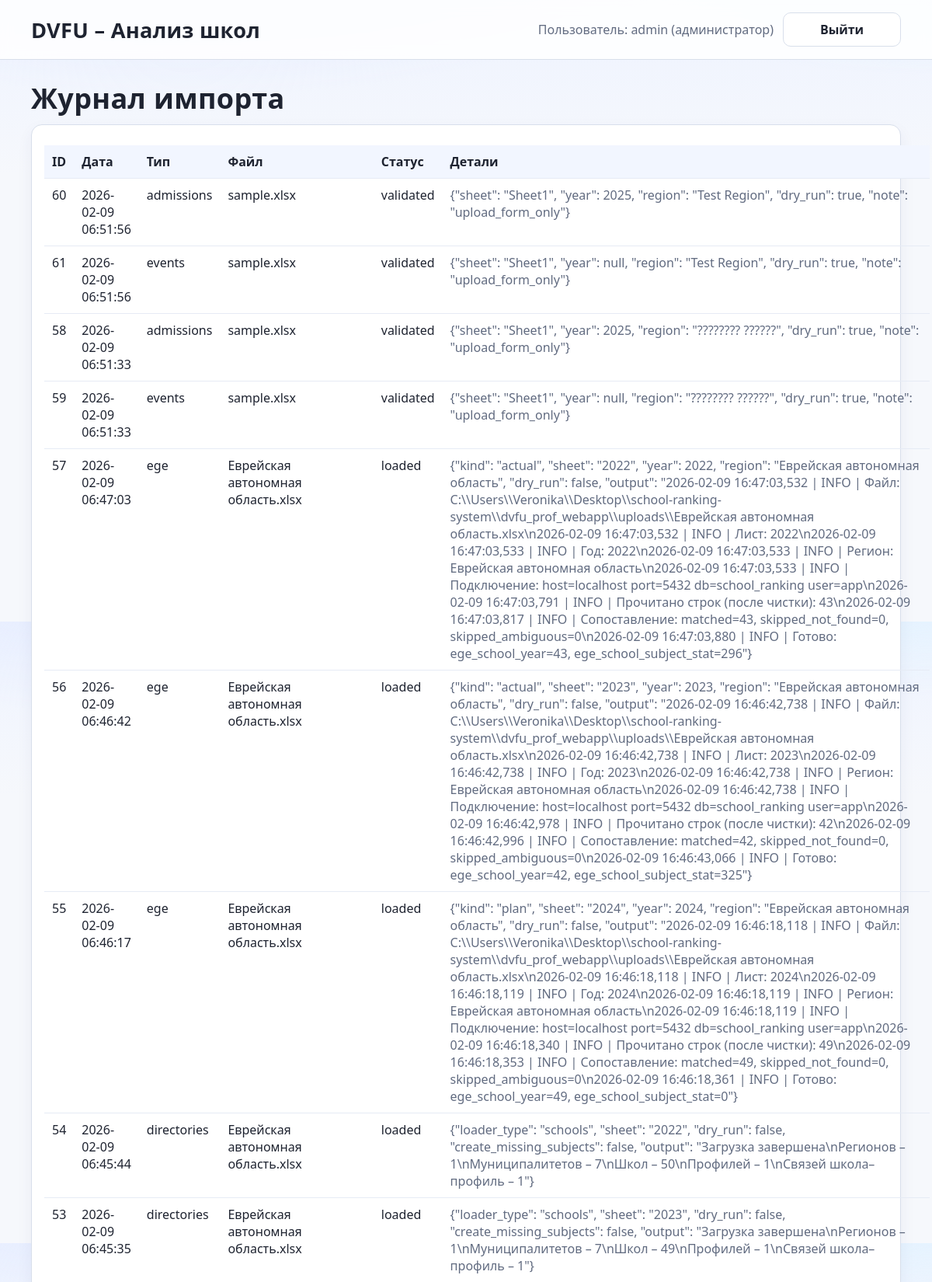
Screenshot of /data/history (signed in, upper part) with the database file from the repository.
### db.py (models this page shows)
class Base(DeclarativeBase):
    pass

class User(Base):
    __tablename__ = "user"
    id = Column(Integer, primary_key=True)
    login = Column(String(64), unique=True, nullable=False, index=True)
    password_hash = Column(String(256), nullable=False)
    is_admin = Column(Boolean, default=False, nullable=False)
    created_at = Column(DateTime(timezone=True), server_default=sqlfunc.now(), nullable=False)

class ImportJob(Base):
    __tablename__ = "import_job"
    id = Column(Integer, primary_key=True)
    job_type = Column(String(32), nullable=False)  # ege | admissions | events
    filename = Column(String(255), nullable=False)
    status = Column(String(32), nullable=False, default="uploaded")  # uploaded | validated | loaded | error
    details = Column(Text, nullable=True)
    created_at = Column(DateTime(timezone=True), server_default=sqlfunc.now(), nullable=False)

### routes.py (the view)
@router.get("/data/history")
def history_page(request: Request, db: Session = Depends(get_db)):
    user = require_user(request, db)
    jobs = db.query(ImportJob).order_by(ImportJob.created_at.desc()).all()
    return render("history.html", {"request": request, "user": user, "jobs": jobs})

### templates/history.html (shortened to what this page needs)
{% extends "base.html" %}
{% block content %}
<h1>Журнал импорта</h1>
<div class="card">
  <table class="table">
    <thead>
      <tr>
        <th>ID</th>
        <th>Дата</th>
        <th>Тип</th>
        <th>Файл</th>
        <th>Статус</th>
        <th>Детали</th>
      </tr>
    </thead>
    <tbody>
    {% for j in jobs %}
      <tr>
        <td>{{ j.id }}</td>
        <td>{{ j.created_at }}</td>
        <td>{{ j.job_type }}</td>
        <td>{{ j.filename }}</td>
        <td>{{ j.status }}</td>
        <td class="muted">{{ j.details }}</td>
      </tr>
    {% endfor %}
    </tbody>
  </table>
</div>
{% endblock %}

### templates/base.html (shortened to what this page needs)
<!doctype html>
<html lang="ru">
<head>
  <link rel="stylesheet" href="/static/app.css">
</head>
<body>
  <header class="header">
    <div class="container header-row">
      <div class="brand">DVFU – Анализ школ</div>
      <div class="header-actions">
        {% if user %}
          <span class="muted">Пользователь: {{ user.login }}{% if user.is_admin %} (администратор){% endif %}</span>
          <a class="btn btn-ghost" href="/logout">Выйти</a>
        {% endif %}
      </div>
    </div>
  </header>
  <main class="container">
    {% block content %}{% endblock %}
  </main>
</body>
</html>

### static/app.css (style rules this page uses)
:root { --bg-top: #eef3ff; --bg-main: #f6f8fc; --text-main: #1e2330; --text-muted: #616b80; --line: #d8dfeb; --surface: #ffffff; --surface-soft: #f8faff; --primary: #1f5bd8; --primary-strong: #1847aa; --ok-bg: #edfff4; --ok-line: #bfead0; --warn-bg: #fff4f4; --warn-line: #f6caca; font-family: "Segoe UI", -apple-system, BlinkMacSystemFont, "Helvetica Neue", Arial, sans-serif; }
*, *::before, *::after { box-sizing: border-box; }
html, body { height: 100%; }
body { margin: 0; color: var(--text-main); min-height: 100dvh; display: flex; flex-direction: column; background: radial-gradient(1200px 420px at 20% -15%, #e0e8ff 0%, transparent 58%), radial-gradient(900px 340px at 100% -10%, #dff3ff 0%, transparent 52%), linear-gradient(180deg, var(--bg-top) 0%, var(--bg-main) 28%, var(--bg-main) 100%); }
a { color: inherit; text-decoration: none; }
.container { width: min(1120px, calc(100% - 48px)); margin: 0 auto; padding: 16px 0; }
main.container { flex: 1 0 auto; padding: 28px 0 20px; }
.header { border-bottom: 1px solid var(--line); background: rgba(255, 255, 255, 0.86); backdrop-filter: blur(8px); }
.header-row { display: flex; align-items: center; justify-content: space-between; gap: 12px; }
.brand { font-size: 1.7rem; font-weight: 700; letter-spacing: 0.01em; }
.header-actions { display: flex; align-items: center; gap: 12px; }
.muted { color: var(--text-muted); }
h1 { margin: 0 0 10px; font-size: clamp(1.8rem, 3vw, 2.3rem); line-height: 1.2; letter-spacing: 0.01em; }
.card { background: var(--surface); border: 1px solid var(--line); border-radius: 14px; padding: 16px; margin-top: 12px; box-shadow: 0 8px 20px rgba(45, 59, 95, 0.06); }
.btn { background: linear-gradient(180deg, var(--primary) 0%, var(--primary-strong) 100%); color: #fff; padding: 10px 14px; border-radius: 10px; border: 1px solid var(--primary-strong); cursor: pointer; font-weight: 650; min-width: 152px; min-height: 42px; display: inline-flex; align-items: center; justify-content: center; transition: transform 0.15s ease, box-shadow 0.15s ease, filter 0.15s ease; }
.btn-ghost { background: var(--surface); color: var(--text-main); border: 1px solid var(--line); }
.table { width: 100%; border-collapse: separate; border-spacing: 0; margin-top: 10px; overflow: hidden; }
.table th, .table td { border-bottom: 1px solid #e6ebf5; padding: 10px; text-align: left; vertical-align: top; }
.table th { background: #f2f6ff; font-weight: 700; }

### rows the page displays
User: login "admin"
ImportJob: id "60", created_at "2026-02-09 06:51:56", job_type "admissions", filename "sample.xlsx", status "validated", details "{\"sheet\": \"Sheet1\", \"year\": 2025, \"region\": \"Test Region\", \"dry_run\": true, \"note\": \"upload_form_only\"}"
ImportJob: id "61", created_at "2026-02-09 06:51:56", job_type "events", filename "sample.xlsx", status "validated", details "{\"sheet\": \"Sheet1\", \"year\": null, \"region\": \"Test Region\", \"dry_run\": true, \"note\": \"upload_form_only\"}"
ImportJob: id "58", created_at "2026-02-09 06:51:33", job_type "admissions", filename "sample.xlsx", status "validated", details "{\"sheet\": \"Sheet1\", \"year\": 2025, \"region\": \"???????? ??????\", \"dry_run\": true, \"note\": \"upload_form_only\"}"
ImportJob: id "59", created_at "2026-02-09 06:51:33", job_type "events", filename "sample.xlsx", status "validated", details "{\"sheet\": \"Sheet1\", \"year\": null, \"region\": \"???????? ??????\", \"dry_run\": true, \"note\": \"upload_form_only\"}"
ImportJob: id "57", created_at "2026-02-09 06:47:03", job_type "ege", filename "Еврейская автономная область.xlsx", status "loaded", details "{\"kind\": \"actual\", \"sheet\": \"2022\", \"year\": 2022, \"region\": \"Еврейская автономная область\", \"dry_run\": false, \"output\": \"2026-02-09 16:47:03,532 | INFO | Файл: C:\\\\Users\\\\Veronika\\\\Desktop\\\\school-ranking-system\\\\dvfu_prof_webapp\\\\uploads\\\\Еврейская автономная область.xlsx\\n2026-02-09 16:47:03,532 | INFO | Лист: 2022\\n2026-02-09 16:47:03,533 | INFO | Год: 2022\\n2026-02-09 16:47:03,533 | INFO | Регион: Еврейская автономная область\\n2026-02-09 16:47:03,533 | INFO | Подключение: host=localhost port=5432 db=school_ranking user=app\\n2026-02-09 16:47:03,791 | INFO | Прочитано строк (после чистки): 43\\n2026-02-09 16:47:03,817 | INFO | Сопоставление: matched=43, skipped_not_found=0,…"
ImportJob: id "56", created_at "2026-02-09 06:46:42", job_type "ege", filename "Еврейская автономная область.xlsx", status "loaded", details "{\"kind\": \"actual\", \"sheet\": \"2023\", \"year\": 2023, \"region\": \"Еврейская автономная область\", \"dry_run\": false, \"output\": \"2026-02-09 16:46:42,738 | INFO | Файл: C:\\\\Users\\\\Veronika\\\\Desktop\\\\school-ranking-system\\\\dvfu_prof_webapp\\\\uploads\\\\Еврейская автономная область.xlsx\\n2026-02-09 16:46:42,738 | INFO | Лист: 2023\\n2026-02-09 16:46:42,738 | INFO | Год: 2023\\n2026-02-09 16:46:42,738 | INFO | Регион: Еврейская автономная область\\n2026-02-09 16:46:42,738 | INFO | Подключение: host=localhost port=5432 db=school_ranking user=app\\n2026-02-09 16:46:42,978 | INFO | Прочитано строк (после чистки): 42\\n2026-02-09 16:46:42,996 | INFO | Сопоставление: matched=42, skipped_not_found=0,…"
ImportJob: id "55", created_at "2026-02-09 06:46:17", job_type "ege", filename "Еврейская автономная область.xlsx", status "loaded", details "{\"kind\": \"plan\", \"sheet\": \"2024\", \"year\": 2024, \"region\": \"Еврейская автономная область\", \"dry_run\": false, \"output\": \"2026-02-09 16:46:18,118 | INFO | Файл: C:\\\\Users\\\\Veronika\\\\Desktop\\\\school-ranking-system\\\\dvfu_prof_webapp\\\\uploads\\\\Еврейская автономная область.xlsx\\n2026-02-09 16:46:18,118 | INFO | Лист: 2024\\n2026-02-09 16:46:18,119 | INFO | Год: 2024\\n2026-02-09 16:46:18,119 | INFO | Регион: Еврейская автономная область\\n2026-02-09 16:46:18,119 | INFO | Подключение: host=localhost port=5432 db=school_ranking user=app\\n2026-02-09 16:46:18,340 | INFO | Прочитано строк (после чистки): 49\\n2026-02-09 16:46:18,353 | INFO | Сопоставление: matched=49, skipped_not_found=0,…"
ImportJob: id "54", created_at "2026-02-09 06:45:44", job_type "directories", filename "Еврейская автономная область.xlsx", status "loaded", details "{\"loader_type\": \"schools\", \"sheet\": \"2022\", \"dry_run\": false, \"create_missing_subjects\": false, \"output\": \"Загрузка завершена\\nРегионов – 1\\nМуниципалитетов – 7\\nШкол – 50\\nПрофилей – 1\\nСвязей школа–профиль – 1\"}"
ImportJob: id "53", created_at "2026-02-09 06:45:35", job_type "directories", filename "Еврейская автономная область.xlsx", status "loaded", details "{\"loader_type\": \"schools\", \"sheet\": \"2023\", \"dry_run\": false, \"create_missing_subjects\": false, \"output\": \"Загрузка завершена\\nРегионов – 1\\nМуниципалитетов – 7\\nШкол – 49\\nПрофилей – 1\\nСвязей школа–профиль – 1\"}"
